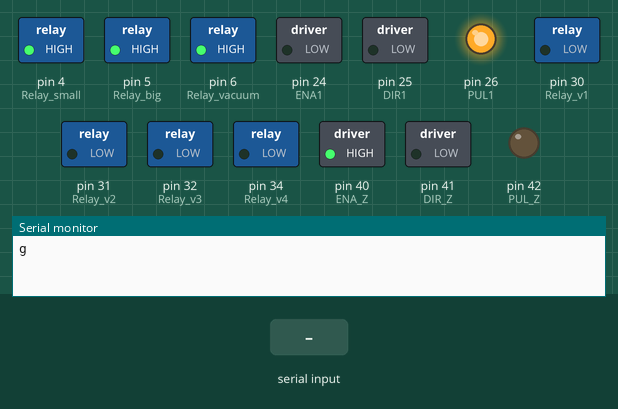
Bench run of a sketch on a simulated Arduino Mega 2560, built with avr-gcc and run on an emulated ATmega2560. On the bench: switched loads named in the sketch (green lamp = pin HIGH), output pins drawn as LEDs (lit = HIGH), the last lines printed to the serial monitor. Inputs (shaded band) come from the test bench.

Above: at 1.2 s.
1.3 s: "m" received over Serial
At 2.7 s:
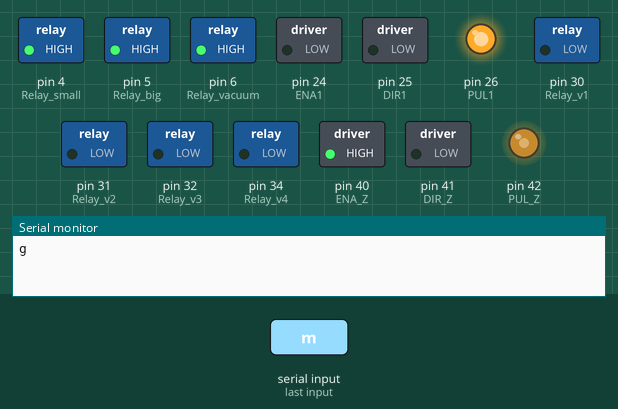
At 7.0 s:
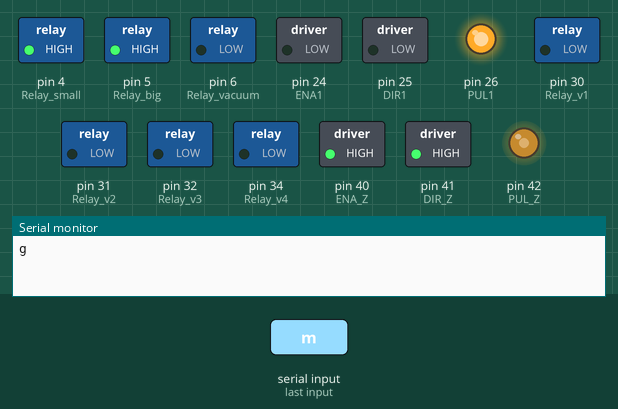
13.3 s: "r" received over Serial
At 20.4 s:
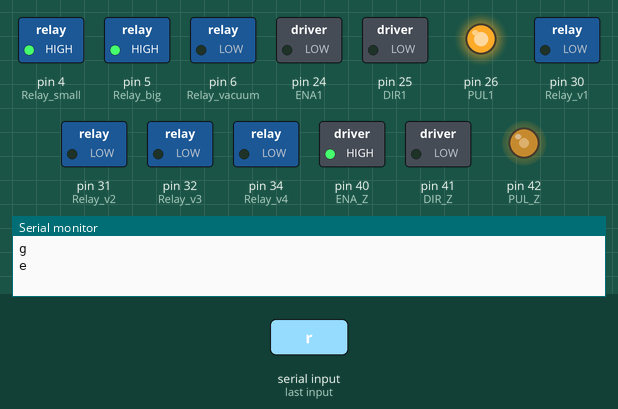
Timing chart, 0 to 25.3 s (numbered marks = the images above; inputs shaded):
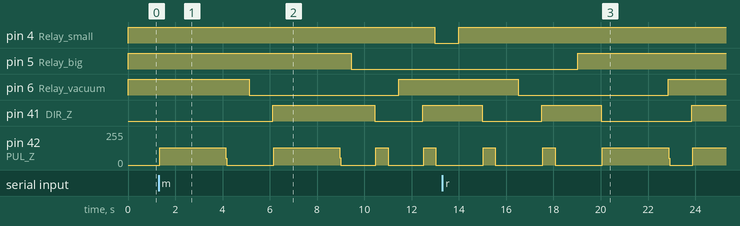

The sketch:

arduino2_1126.ino
```cpp
unsigned char cmd = 0;
volatile bool motorFlag = false;
volatile bool reverseFlag = false;

//  스텝모터
const int PUL1=26;
const int DIR1=25;
const int ENA1=24;

const int PUL_Z=42;
const int DIR_Z=41;
const int ENA_Z=40;
long Step_Pos_Z = 0;


//  릴레이
const int Relay_small = 4;
const int Relay_big = 5;
const int Relay_vacuum = 6;
const int Relay_v1 = 30;
const int Relay_v2 = 31;
const int Relay_v3 = 32;
const int Relay_v4 = 34;


//  사용함수
/////////////////////////////////////////////////////
void Zero_point();                          //  피스톤들 초기위치잡는 함수
void RELAY(int piston, bool zero_or_one);   //  piston에 원하는 피스톤, 0=LOW 1=HIGH
  //  small은 저울 위아래, big은 저울 앞뒤, vacuum은 그리퍼
  //  Relay_small은 HIGH가 상승, Relay_big은 LOW가 전진, Relay_vacuum은 LOW가 잡기
void motor_step(int mm, int SPEED);         //  mm에 원하는 거리, SPEED에 속도(25~125)
void Z_step_motor(int mm);


void setup() {
  //  스텝모터
  pinMode (PUL1, OUTPUT);
  pinMode (DIR1, OUTPUT);
  pinMode (ENA1, OUTPUT);
  pinMode (PUL_Z, OUTPUT);
  pinMode (DIR_Z, OUTPUT);
  pinMode (ENA_Z, OUTPUT);

  //  릴레이
  pinMode(Relay_small,OUTPUT);
  pinMode(Relay_big,OUTPUT);
  pinMode(Relay_vacuum,OUTPUT);
  pinMode(Relay_v1,OUTPUT);
  pinMode(Relay_v2,OUTPUT);
  pinMode(Relay_v3,OUTPUT);
  pinMode(Relay_v4,OUTPUT);

  Zero_point();
  digitalWrite(PUL1,HIGH);

  Serial.begin(9600);
  Serial.println("g");
}

void loop() {
      if(motorFlag == true){
      Z_step_motor(-205);
      delay(1000);
      RELAY(Relay_vacuum,0);
      delay(1000);
      Z_step_motor(205);
      delay(500);
      RELAY(Relay_big,0);
      delay(1000);
      Z_step_motor(-10);
      delay(500);
      RELAY(Relay_vacuum,1);
      delay(1000);
      Z_step_motor(10);
      RELAY(Relay_small,0);
      delay(1000);
      Serial.println("e");
      motorFlag = false;
    }

    else if(reverseFlag == true){
      RELAY(Relay_small,1);
      delay(1000);
      Z_step_motor(-10);
      delay(1000);
      RELAY(Relay_vacuum,0);
      delay(1000);
      Z_step_motor(10);
      delay(1000);
      RELAY(Relay_big,1);
      delay(1000);
      Z_step_motor(-205);
      RELAY(Relay_vacuum,1);
      delay(1000);
      Z_step_motor(205);
      Serial.println("e");
      reverseFlag = false;
     }
}


void serialEvent(){
  if(Serial.available()){
    cmd = (char)Serial.read();
      switch (cmd){
        case 'm' :
          // 1111111111
          motorFlag = true;
          break;
        case 'r' :
          // 1111111111
          reverseFlag = true;
          break;
          }
   }
}
void Zero_point()
{
  RELAY(Relay_big,1);
  RELAY(Relay_small,1);
  RELAY(Relay_vacuum,1);
  digitalWrite(DIR_Z,LOW);
  digitalWrite(ENA_Z,HIGH);
  digitalWrite(PUL_Z,HIGH);
  delayMicroseconds(75);
  digitalWrite(PUL_Z,LOW);
  delayMicroseconds(75);
}

void RELAY(int piston,bool zero_or_one)
{
  if(zero_or_one ==1)
  {
    digitalWrite(piston,HIGH);
  }
  else
  {
    digitalWrite(piston,LOW);
  }
}


void motor_step(int mm, int SPEED)
{
  long iter = abs(mm * 108.70);
  if(mm >= 0)
  {
    digitalWrite(DIR1,HIGH);
    digitalWrite(ENA1,HIGH);
    for (int i=0; i<iter; i++)
    {
      digitalWrite(PUL1,HIGH);
      delayMicroseconds(SPEED);
      digitalWrite(PUL1,LOW);
      delayMicroseconds(SPEED);
      Step_Pos_Z = Step_Pos_Z + 1;
    }
  }
  else
  {
    digitalWrite(DIR1,LOW);
    digitalWrite(ENA1,HIGH);
    for (int i=0; i<iter; i++)
    {
      digitalWrite(PUL1,HIGH);
      delayMicroseconds(SPEED);
      digitalWrite(PUL1,LOW);
      delayMicroseconds(SPEED);
      Step_Pos_Z = Step_Pos_Z - 1;
    }
  }
}

void Z_step_motor(int mm)
{
  int iter = abs(mm * 108.70);
  if(mm >= 0)
  {

      digitalWrite(DIR_Z,HIGH);
      digitalWrite(ENA_Z,HIGH);

    for (int i=0; i<iter; i++)
    {
//      if(Step_Pos_Z>=0)
//      {
//        break;
//      }
      if(i <= iter/2)
      {
        digitalWrite(PUL_Z,HIGH);
        delayMicroseconds(max((500-i),50));
        digitalWrite(PUL_Z,LOW);
        delayMicroseconds(max((500-i),50));
//        Step_Pos_Z = Step_Pos_Z + 1;
      }
      else
      {
        int j = iter - i;
        digitalWrite(PUL_Z,HIGH);
        delayMicroseconds(max((500-j),50));
        digitalWrite(PUL_Z,LOW);
        delayMicroseconds(max((500-j),50));
//        Step_Pos_Z = Step_Pos_Z + 1;

      }
    }
  }
  else
  {
    digitalWrite(DIR_Z,LOW);
    digitalWrite(ENA_Z,HIGH);
    for (int i=0; i<iter; i++)
    {
      if(i <= iter/2)
      {
        digitalWrite(PUL_Z,HIGH);
        delayMicroseconds(max((500-i),50));
        digitalWrite(PUL_Z,LOW);
        delayMicroseconds(max((500-i),50));
//        Step_Pos_Z = Step_Pos_Z - 1;
      }
      else
      {
        int j = iter - i;
        digitalWrite(PUL_Z,HIGH);
        delayMicroseconds(max((500-j),50));
        digitalWrite(PUL_Z,LOW);
        delayMicroseconds(max((500-j),50));
//        Step_Pos_Z = Step_Pos_Z - 1;
      }
    }
  }
}
```

Measured:
- after the input at 1.3 s, pin 4 (Relay_small): HIGH → LOW after 11.7 s; pin 5 (Relay_big): HIGH → LOW after 8.1 s; pin 6 (Relay_vacuum): HIGH → LOW after 3.8 s, → HIGH 6.3 s later; pin 41 (DIR_Z): LOW → HIGH after 4.8 s, → LOW 4.3 s later, → HIGH 2.0 s later
- after the input at 13.3 s, pin 4 (Relay_small): LOW → HIGH after 0.68 s; pin 5 (Relay_big): LOW → HIGH after 5.7 s
